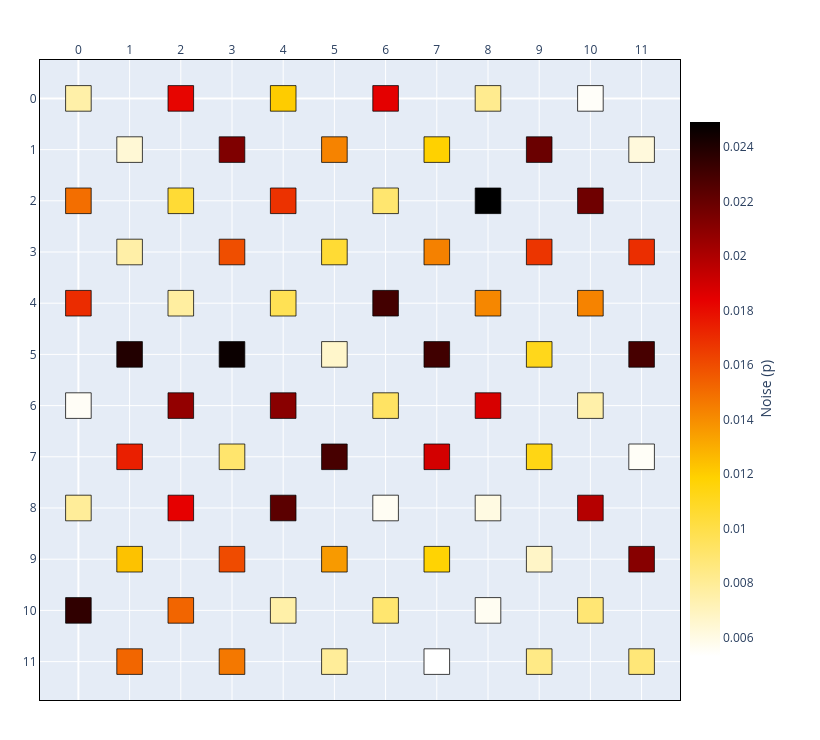

Source (notebook cell):
### Code cell
# (b) Uniform-random field over an explicit interval.
chip_rand = Chip(6, 6)
chip_rand.generate_random_noise(range=(0.005, 0.020), seed=11)
print("noise model :", chip_rand.summary()["noise_model"])
chip_rand.show(style=noise_heatmap_style(chip_rand))

### Figure 1 — Plotly figure (JSON) as saved in the notebook; plotly's stock layout.template omitted (floating-point values rounded to 4 significant figures)
{"data": [{"hoverinfo": "text", "hovertext": ["(0, 0)<br>status=INACTIVE<br>noise=0.0076", "(0, 2)<br>status=INACTIVE<br>noise=0.0150", "(0, 4)<br>status=INACTIVE<br>noise=0.0170", "(0, 6)<br>status=INACTIVE<br>noise=0.0056", "(0, 8)<br>status=INACTIVE<br>noise=0.0080", "(0, 10)<br>status=INACTIVE<br>noise=0.0236", "(1, 1)<br>status=INACTIVE<br>noise=0.0064", "(1, 3)<br>status=INACTIVE<br>noise=0.0076", "(1, 5)<br>status=INACTIVE<br>noise=0.0240", "(1, 7)<br>status=INACTIVE<br>noise=0.0174", "(1, 9)<br>status=INACTIVE<br>noise=0.0124", "(1, 11)<br>status=INACTIVE<br>noise=0.0152", "(2, 0)<br>status=INACTIVE<br>noise=0.0183", "(2, 2)<br>status=INACTIVE<br>noise=0.0105", "(2, 4)<br>status=INACTIVE<br>noise=0.0078", "(2, 6)<br>status=INACTIVE<br>noise=0.0208", "(2, 8)<br>status=INACTIVE<br>noise=0.0184", "(2, 10)<br>status=INACTIVE<br>noise=0.0152", "(3, 1)<br>status=INACTIVE<br>noise=0.0213", "(3, 3)<br>status=INACTIVE<br>noise=0.0160", "(3, 5)<br>status=INACTIVE<br>noise=0.0246", "(3, 7)<br>status=INACTIVE<br>noise=0.0091", "(3, 9)<br>status=INACTIVE<br>noise=0.0161", "(3, 11)<br>status=INACTIVE<br>noise=0.0147", "(4, 0)<br>status=INACTIVE<br>noise=0.0121", "(4, 2)<br>status=INACTIVE<br>noise=0.0168", "(4, 4)<br>status=INACTIVE<br>noise=0.0097", "(4, 6)<br>status=INACTIVE<br>noise=0.0210", "(4, 8)<br>status=INACTIVE<br>noise=0.0223", "(4, 10)<br>status=INACTIVE<br>noise=0.0076", "(5, 1)<br>status=INACTIVE<br>noise=0.0143", "(5, 3)<br>status=INACTIVE<br>noise=0.0105", "(5, 5)<br>status=INACTIVE<br>noise=0.0067", "(5, 7)<br>status=INACTIVE<br>noise=0.0229", "(5, 9)<br>status=INACTIVE<br>noise=0.0136", "(5, 11)<br>status=INACTIVE<br>noise=0.0080", "(6, 0)<br>status=INACTIVE<br>noise=0.0185", "(6, 2)<br>status=INACTIVE<br>noise=0.0090", "(6, 4)<br>status=INACTIVE<br>noise=0.0230", "(6, 6)<br>status=INACTIVE<br>noise=0.0093", "(6, 8)<br>status=INACTIVE<br>noise=0.0057", "(6, 10)<br>status=INACTIVE<br>noise=0.0090", "(7, 1)<br>status=INACTIVE<br>noise=0.0119", "(7, 3)<br>status=INACTIVE<br>noise=0.0144", "(7, 5)<br>status=INACTIVE<br>noise=0.0231", "(7, 7)<br>status=INACTIVE<br>noise=0.0190", "(7, 9)<br>status=INACTIVE<br>noise=0.0118", "(7, 11)<br>status=INACTIVE<br>noise=0.0053", "(8, 0)<br>status=INACTIVE<br>noise=0.0082", "(8, 2)<br>status=INACTIVE<br>noise=0.0249", "(8, 4)<br>status=INACTIVE<br>noise=0.0142", "(8, 6)<br>status=INACTIVE<br>noise=0.0188", "(8, 8)<br>status=INACTIVE<br>noise=0.0061", "(8, 10)<br>status=INACTIVE<br>noise=0.0057", "(9, 1)<br>status=INACTIVE<br>noise=0.0219", "(9, 3)<br>status=INACTIVE<br>noise=0.0168", "(9, 5)<br>status=INACTIVE<br>noise=0.0112", "(9, 7)<br>status=INACTIVE<br>noise=0.0114", "(9, 9)<br>status=INACTIVE<br>noise=0.0068", "(9, 11)<br>status=INACTIVE<br>noise=0.0084", "(10, 0)<br>status=INACTIVE<br>noise=0.0055", "(10, 2)<br>status=INACTIVE<br>noise=0.0218", "(10, 4)<br>status=INACTIVE<br>noise=0.0143", "(10, 6)<br>status=INACTIVE<br>noise=0.0075", "(10, 8)<br>status=INACTIVE<br>noise=0.0198", "(10, 10)<br>status=INACTIVE<br>noise=0.0089", "(11, 1)<br>status=INACTIVE<br>noise=0.0062", "(11, 3)<br>status=INACTIVE<br>noise=0.0170", "(11, 5)<br>status=INACTIVE<br>noise=0.0229", "(11, 7)<br>status=INACTIVE<br>noise=0.0055", "(11, 9)<br>status=INACTIVE<br>noise=0.0211", "(11, 11)<br>status=INACTIVE<br>noise=0.0088"], "marker": {"cmax": 0.02493, "cmin": 0.00534, "color": [0.00757, 0.01499, 0.01703, 0.00557, 0.00796, 0.02356, 0.00641, 0.0076, 0.02397, 0.01744, 0.01238, 0.01523, 0.01826, 0.01051, 0.00776, 0.02076, 0.01841, 0.01525, 0.02133, 0.01598, 0.02462, 0.00909, 0.01607, 0.01467, 0.01207, 0.01683, 0.00971, 0.02104, 0.02235, 0.00758, 0.01434, 0.01054, 0.00666, 0.02292, 0.0136, 0.00795, 0.01847, 0.00904, 0.02303, 0.00934, 0.00566, 0.00902, 0.01191, 0.01438, 0.02312, 0.01895, 0.01179, 0.00534, 0.0082, 0.02493, 0.01419, 0.01882, 0.00609, 0.00568, 0.02192, 0.01676, 0.01117, 0.01135, 0.00678, 0.00845, 0.00549, 0.02178, 0.01433, 0.00754, 0.01978, 0.00891, 0.00624, 0.01697, 0.02292, 0.00554, 0.0211, 0.0088], "colorbar": {"len": 0.8649, "title": {"side": "right", "text": "Noise (p)"}, "x": 0.8649, "xanchor": "left", "y": 0.4865, "yanchor": "middle"}, "colorscale": [[0, "rgb(255,255,255)"], [0.3333, "rgb(255,210,0)"], [0.6667, "rgb(230,0,0)"], [1, "rgb(0,0,0)"]], "opacity": 0, "showscale": true, "size": 20}, "mode": "markers", "name": "qubits", "type": "scattergl", "x": [0, 0, 0, 0, 0, 0, 1, 1, 1, 1, 1, 1, 2, 2, 2, 2, 2, 2, 3, 3, 3, 3, 3, 3, 4, 4, 4, 4, 4, 4, 5, 5, 5, 5, 5, 5, 6, 6, 6, 6, 6, 6, 7, 7, 7, 7, 7, 7, 8, 8, 8, 8, 8, 8, 9, 9, 9, 9, 9, 9, 10, 10, 10, 10, 10, 10, 11, 11, 11, 11, 11, 11], "y": [0, 2, 4, 6, 8, 10, 1, 3, 5, 7, 9, 11, 0, 2, 4, 6, 8, 10, 1, 3, 5, 7, 9, 11, 0, 2, 4, 6, 8, 10, 1, 3, 5, 7, 9, 11, 0, 2, 4, 6, 8, 10, 1, 3, 5, 7, 9, 11, 0, 2, 4, 6, 8, 10, 1, 3, 5, 7, 9, 11, 0, 2, 4, 6, 8, 10, 1, 3, 5, 7, 9, 11]}], "layout": {"height": 740, "margin": {"b": 40, "l": 40, "r": 40, "t": 60}, "shapes": [{"fillcolor": "rgb(255, 240, 168)", "layer": "above", "line": {"color": "black", "width": 0.75}, "opacity": 1, "type": "rect", "x0": -0.25, "x1": 0.25, "y0": -0.25, "y1": 0.25}, {"fillcolor": "rgb(243, 110, 0)", "layer": "above", "line": {"color": "black", "width": 0.75}, "opacity": 1, "type": "rect", "x0": -0.25, "x1": 0.25, "y0": 1.75, "y1": 2.25}, {"fillcolor": "rgb(235, 44, 0)", "layer": "above", "line": {"color": "black", "width": 0.75}, "opacity": 1, "type": "rect", "x0": -0.25, "x1": 0.25, "y0": 3.75, "y1": 4.25}, {"fillcolor": "rgb(255, 253, 246)", "layer": "above", "line": {"color": "black", "width": 0.75}, "opacity": 1, "type": "rect", "x0": -0.25, "x1": 0.25, "y0": 5.75, "y1": 6.25}, {"fillcolor": "rgb(255, 237, 153)", "layer": "above", "line": {"color": "black", "width": 0.75}, "opacity": 1, "type": "rect", "x0": -0.25, "x1": 0.25, "y0": 7.75, "y1": 8.25}, {"fillcolor": "rgb(48, 0, 0)", "layer": "above", "line": {"color": "black", "width": 0.75}, "opacity": 1, "type": "rect", "x0": -0.25, "x1": 0.25, "y0": 9.75, "y1": 10.25}, {"fillcolor": "rgb(255, 248, 213)", "layer": "above", "line": {"color": "black", "width": 0.75}, "opacity": 1, "type": "rect", "x0": 0.75, "x1": 1.25, "y0": 0.75, "y1": 1.25}, {"fillcolor": "rgb(255, 239, 167)", "layer": "above", "line": {"color": "black", "width": 0.75}, "opacity": 1, "type": "rect", "x0": 0.75, "x1": 1.25, "y0": 2.75, "y1": 3.25}, {"fillcolor": "rgb(34, 0, 0)", "layer": "above", "line": {"color": "black", "width": 0.75}, "opacity": 1, "type": "rect", "x0": 0.75, "x1": 1.25, "y0": 4.75, "y1": 5.25}, {"fillcolor": "rgb(234, 31, 0)", "layer": "above", "line": {"color": "black", "width": 0.75}, "opacity": 1, "type": "rect", "x0": 0.75, "x1": 1.25, "y0": 6.75, "y1": 7.25}, {"fillcolor": "rgb(253, 194, 0)", "layer": "above", "line": {"color": "black", "width": 0.75}, "opacity": 1, "type": "rect", "x0": 0.75, "x1": 1.25, "y0": 8.75, "y1": 9.25}, {"fillcolor": "rgb(242, 102, 0)", "layer": "above", "line": {"color": "black", "width": 0.75}, "opacity": 1, "type": "rect", "x0": 0.75, "x1": 1.25, "y0": 10.75, "y1": 11.25}, {"fillcolor": "rgb(231, 5, 0)", "layer": "above", "line": {"color": "black", "width": 0.75}, "opacity": 1, "type": "rect", "x0": 1.75, "x1": 2.25, "y0": -0.25, "y1": 0.25}, {"fillcolor": "rgb(255, 219, 53)", "layer": "above", "line": {"color": "black", "width": 0.75}, "opacity": 1, "type": "rect", "x0": 1.75, "x1": 2.25, "y0": 1.75, "y1": 2.25}, {"fillcolor": "rgb(255, 238, 160)", "layer": "above", "line": {"color": "black", "width": 0.75}, "opacity": 1, "type": "rect", "x0": 1.75, "x1": 2.25, "y0": 3.75, "y1": 4.25}, {"fillcolor": "rgb(147, 0, 0)", "layer": "above", "line": {"color": "black", "width": 0.75}, "opacity": 1, "type": "rect", "x0": 1.75, "x1": 2.25, "y0": 5.75, "y1": 6.25}, {"fillcolor": "rgb(230, 0, 0)", "layer": "above", "line": {"color": "black", "width": 0.75}, "opacity": 1, "type": "rect", "x0": 1.75, "x1": 2.25, "y0": 7.75, "y1": 8.25}, {"fillcolor": "rgb(242, 101, 0)", "layer": "above", "line": {"color": "black", "width": 0.75}, "opacity": 1, "type": "rect", "x0": 1.75, "x1": 2.25, "y0": 9.75, "y1": 10.25}, {"fillcolor": "rgb(127, 0, 0)", "layer": "above", "line": {"color": "black", "width": 0.75}, "opacity": 1, "type": "rect", "x0": 2.75, "x1": 3.25, "y0": 0.75, "y1": 1.25}, {"fillcolor": "rgb(239, 78, 0)", "layer": "above", "line": {"color": "black", "width": 0.75}, "opacity": 1, "type": "rect", "x0": 2.75, "x1": 3.25, "y0": 2.75, "y1": 3.25}, {"fillcolor": "rgb(11, 0, 0)", "layer": "above", "line": {"color": "black", "width": 0.75}, "opacity": 1, "type": "rect", "x0": 2.75, "x1": 3.25, "y0": 4.75, "y1": 5.25}, {"fillcolor": "rgb(255, 229, 109)", "layer": "above", "line": {"color": "black", "width": 0.75}, "opacity": 1, "type": "rect", "x0": 2.75, "x1": 3.25, "y0": 6.75, "y1": 7.25}, {"fillcolor": "rgb(239, 75, 0)", "layer": "above", "line": {"color": "black", "width": 0.75}, "opacity": 1, "type": "rect", "x0": 2.75, "x1": 3.25, "y0": 8.75, "y1": 9.25}, {"fillcolor": "rgb(244, 120, 0)", "layer": "above", "line": {"color": "black", "width": 0.75}, "opacity": 1, "type": "rect", "x0": 2.75, "x1": 3.25, "y0": 10.75, "y1": 11.25}, {"fillcolor": "rgb(254, 204, 0)", "layer": "above", "line": {"color": "black", "width": 0.75}, "opacity": 1, "type": "rect", "x0": 3.75, "x1": 4.25, "y0": -0.25, "y1": 0.25}, {"fillcolor": "rgb(236, 50, 0)", "layer": "above", "line": {"color": "black", "width": 0.75}, "opacity": 1, "type": "rect", "x0": 3.75, "x1": 4.25, "y0": 1.75, "y1": 2.25}, {"fillcolor": "rgb(255, 225, 84)", "layer": "above", "line": {"color": "black", "width": 0.75}, "opacity": 1, "type": "rect", "x0": 3.75, "x1": 4.25, "y0": 3.75, "y1": 4.25}, {"fillcolor": "rgb(137, 0, 0)", "layer": "above", "line": {"color": "black", "width": 0.75}, "opacity": 1, "type": "rect", "x0": 3.75, "x1": 4.25, "y0": 5.75, "y1": 6.25}, {"fillcolor": "rgb(91, 0, 0)", "layer": "above", "line": {"color": "black", "width": 0.75}, "opacity": 1, "type": "rect", "x0": 3.75, "x1": 4.25, "y0": 7.75, "y1": 8.25}, {"fillcolor": "rgb(255, 240, 168)", "layer": "above", "line": {"color": "black", "width": 0.75}, "opacity": 1, "type": "rect", "x0": 3.75, "x1": 4.25, "y0": 9.75, "y1": 10.25}, {"fillcolor": "rgb(246, 131, 0)", "layer": "above", "line": {"color": "black", "width": 0.75}, "opacity": 1, "type": "rect", "x0": 4.75, "x1": 5.25, "y0": 0.75, "y1": 1.25}, {"fillcolor": "rgb(255, 219, 52)", "layer": "above", "line": {"color": "black", "width": 0.75}, "opacity": 1, "type": "rect", "x0": 4.75, "x1": 5.25, "y0": 2.75, "y1": 3.25}, {"fillcolor": "rgb(255, 246, 203)", "layer": "above", "line": {"color": "black", "width": 0.75}, "opacity": 1, "type": "rect", "x0": 4.75, "x1": 5.25, "y0": 4.75, "y1": 5.25}, {"fillcolor": "rgb(71, 0, 0)", "layer": "above", "line": {"color": "black", "width": 0.75}, "opacity": 1, "type": "rect", "x0": 4.75, "x1": 5.25, "y0": 6.75, "y1": 7.25}, {"fillcolor": "rgb(248, 154, 0)", "layer": "above", "line": {"color": "black", "width": 0.75}, "opacity": 1, "type": "rect", "x0": 4.75, "x1": 5.25, "y0": 8.75, "y1": 9.25}, {"fillcolor": "rgb(255, 237, 153)", "layer": "above", "line": {"color": "black", "width": 0.75}, "opacity": 1, "type": "rect", "x0": 4.75, "x1": 5.25, "y0": 10.75, "y1": 11.25}, {"fillcolor": "rgb(228, 0, 0)", "layer": "above", "line": {"color": "black", "width": 0.75}, "opacity": 1, "type": "rect", "x0": 5.75, "x1": 6.25, "y0": -0.25, "y1": 0.25}, {"fillcolor": "rgb(255, 230, 111)", "layer": "above", "line": {"color": "black", "width": 0.75}, "opacity": 1, "type": "rect", "x0": 5.75, "x1": 6.25, "y0": 1.75, "y1": 2.25}, {"fillcolor": "rgb(67, 0, 0)", "layer": "above", "line": {"color": "black", "width": 0.75}, "opacity": 1, "type": "rect", "x0": 5.75, "x1": 6.25, "y0": 3.75, "y1": 4.25}, {"fillcolor": "rgb(255, 227, 99)", "layer": "above", "line": {"color": "black", "width": 0.75}, "opacity": 1, "type": "rect", "x0": 5.75, "x1": 6.25, "y0": 5.75, "y1": 6.25}, {"fillcolor": "rgb(255, 253, 243)", "layer": "above", "line": {"color": "black", "width": 0.75}, "opacity": 1, "type": "rect", "x0": 5.75, "x1": 6.25, "y0": 7.75, "y1": 8.25}, {"fillcolor": "rgb(255, 230, 111)", "layer": "above", "line": {"color": "black", "width": 0.75}, "opacity": 1, "type": "rect", "x0": 5.75, "x1": 6.25, "y0": 9.75, "y1": 10.25}, {"fillcolor": "rgb(255, 209, 0)", "layer": "above", "line": {"color": "black", "width": 0.75}, "opacity": 1, "type": "rect", "x0": 6.75, "x1": 7.25, "y0": 0.75, "y1": 1.25}, {"fillcolor": "rgb(245, 129, 0)", "layer": "above", "line": {"color": "black", "width": 0.75}, "opacity": 1, "type": "rect", "x0": 6.75, "x1": 7.25, "y0": 2.75, "y1": 3.25}, {"fillcolor": "rgb(64, 0, 0)", "layer": "above", "line": {"color": "black", "width": 0.75}, "opacity": 1, "type": "rect", "x0": 6.75, "x1": 7.25, "y0": 4.75, "y1": 5.25}, {"fillcolor": "rgb(211, 0, 0)", "layer": "above", "line": {"color": "black", "width": 0.75}, "opacity": 1, "type": "rect", "x0": 6.75, "x1": 7.25, "y0": 6.75, "y1": 7.25}, {"fillcolor": "rgb(255, 211, 3)", "layer": "above", "line": {"color": "black", "width": 0.75}, "opacity": 1, "type": "rect", "x0": 6.75, "x1": 7.25, "y0": 8.75, "y1": 9.25}, {"fillcolor": "rgb(255, 255, 255)", "layer": "above", "line": {"color": "black", "width": 0.75}, "opacity": 1, "type": "rect", "x0": 6.75, "x1": 7.25, "y0": 10.75, "y1": 11.25}, {"fillcolor": "rgb(255, 235, 143)", "layer": "above", "line": {"color": "black", "width": 0.75}, "opacity": 1, "type": "rect", "x0": 7.75, "x1": 8.25, "y0": -0.25, "y1": 0.25}, {"fillcolor": "rgb(0, 0, 0)", "layer": "above", "line": {"color": "black", "width": 0.75}, "opacity": 1, "type": "rect", "x0": 7.75, "x1": 8.25, "y0": 1.75, "y1": 2.25}, {"fillcolor": "rgb(246, 135, 0)", "layer": "above", "line": {"color": "black", "width": 0.75}, "opacity": 1, "type": "rect", "x0": 7.75, "x1": 8.25, "y0": 3.75, "y1": 4.25}, {"fillcolor": "rgb(215, 0, 0)", "layer": "above", "line": {"color": "black", "width": 0.75}, "opacity": 1, "type": "rect", "x0": 7.75, "x1": 8.25, "y0": 5.75, "y1": 6.25}, {"fillcolor": "rgb(255, 250, 226)", "layer": "above", "line": {"color": "black", "width": 0.75}, "opacity": 1, "type": "rect", "x0": 7.75, "x1": 8.25, "y0": 7.75, "y1": 8.25}, {"fillcolor": "rgb(255, 253, 242)", "layer": "above", "line": {"color": "black", "width": 0.75}, "opacity": 1, "type": "rect", "x0": 7.75, "x1": 8.25, "y0": 9.75, "y1": 10.25}, {"fillcolor": "rgb(106, 0, 0)", "layer": "above", "line": {"color": "black", "width": 0.75}, "opacity": 1, "type": "rect", "x0": 8.75, "x1": 9.25, "y0": 0.75, "y1": 1.25}, {"fillcolor": "rgb(236, 53, 0)", "layer": "above", "line": {"color": "black", "width": 0.75}, "opacity": 1, "type": "rect", "x0": 8.75, "x1": 9.25, "y0": 2.75, "y1": 3.25}, {"fillcolor": "rgb(255, 215, 27)", "layer": "above", "line": {"color": "black", "width": 0.75}, "opacity": 1, "type": "rect", "x0": 8.75, "x1": 9.25, "y0": 4.75, "y1": 5.25}, {"fillcolor": "rgb(255, 214, 20)", "layer": "above", "line": {"color": "black", "width": 0.75}, "opacity": 1, "type": "rect", "x0": 8.75, "x1": 9.25, "y0": 6.75, "y1": 7.25}, {"fillcolor": "rgb(255, 245, 199)", "layer": "above", "line": {"color": "black", "width": 0.75}, "opacity": 1, "type": "rect", "x0": 8.75, "x1": 9.25, "y0": 8.75, "y1": 9.25}, {"fillcolor": "rgb(255, 234, 134)", "layer": "above", "line": {"color": "black", "width": 0.75}, "opacity": 1, "type": "rect", "x0": 8.75, "x1": 9.25, "y0": 10.75, "y1": 11.25}, {"fillcolor": "rgb(255, 254, 249)", "layer": "above", "line": {"color": "black", "width": 0.75}, "opacity": 1, "type": "rect", "x0": 9.75, "x1": 10.25, "y0": -0.25, "y1": 0.25}, {"fillcolor": "rgb(111, 0, 0)", "layer": "above", "line": {"color": "black", "width": 0.75}, "opacity": 1, "type": "rect", "x0": 9.75, "x1": 10.25, "y0": 1.75, "y1": 2.25}, {"fillcolor": "rgb(246, 131, 0)", "layer": "above", "line": {"color": "black", "width": 0.75}, "opacity": 1, "type": "rect", "x0": 9.75, "x1": 10.25, "y0": 3.75, "y1": 4.25}, {"fillcolor": "rgb(255, 240, 169)", "layer": "above", "line": {"color": "black", "width": 0.75}, "opacity": 1, "type": "rect", "x0": 9.75, "x1": 10.25, "y0": 5.75, "y1": 6.25}, {"fillcolor": "rgb(181, 0, 0)", "layer": "above", "line": {"color": "black", "width": 0.75}, "opacity": 1, "type": "rect", "x0": 9.75, "x1": 10.25, "y0": 7.75, "y1": 8.25}, {"fillcolor": "rgb(255, 230, 116)", "layer": "above", "line": {"color": "black", "width": 0.75}, "opacity": 1, "type": "rect", "x0": 9.75, "x1": 10.25, "y0": 9.75, "y1": 10.25}, {"fillcolor": "rgb(255, 249, 220)", "layer": "above", "line": {"color": "black", "width": 0.75}, "opacity": 1, "type": "rect", "x0": 10.75, "x1": 11.25, "y0": 0.75, "y1": 1.25}, {"fillcolor": "rgb(235, 46, 0)", "layer": "above", "line": {"color": "black", "width": 0.75}, "opacity": 1, "type": "rect", "x0": 10.75, "x1": 11.25, "y0": 2.75, "y1": 3.25}, {"fillcolor": "rgb(71, 0, 0)", "layer": "above", "line": {"color": "black", "width": 0.75}, "opacity": 1, "type": "rect", "x0": 10.75, "x1": 11.25, "y0": 4.75, "y1": 5.25}, {"fillcolor": "rgb(255, 254, 247)", "layer": "above", "line": {"color": "black", "width": 0.75}, "opacity": 1, "type": "rect", "x0": 10.75, "x1": 11.25, "y0": 6.75, "y1": 7.25}, {"fillcolor": "rgb(135, 0, 0)", "layer": "above", "line": {"color": "black", "width": 0.75}, "opacity": 1, "type": "rect", "x0": 10.75, "x1": 11.25, "y0": 8.75, "y1": 9.25}, {"fillcolor": "rgb(255, 231, 120)", "layer": "above", "line": {"color": "black", "width": 0.75}, "opacity": 1, "type": "rect", "x0": 10.75, "x1": 11.25, "y0": 10.75, "y1": 11.25}], "showlegend": false, "width": 820, "xaxis": {"domain": [0, 0.8649], "dtick": 1, "linecolor": "black", "linewidth": 1, "mirror": true, "range": [-0.75, 11.75], "showgrid": true, "showline": true, "side": "top", "zeroline": true}, "yaxis": {"dtick": 1, "linecolor": "black", "linewidth": 1, "mirror": true, "range": [11.75, -0.75], "scaleanchor": "x", "scaleratio": 1, "showgrid": true, "showline": true, "zeroline": true}}}
